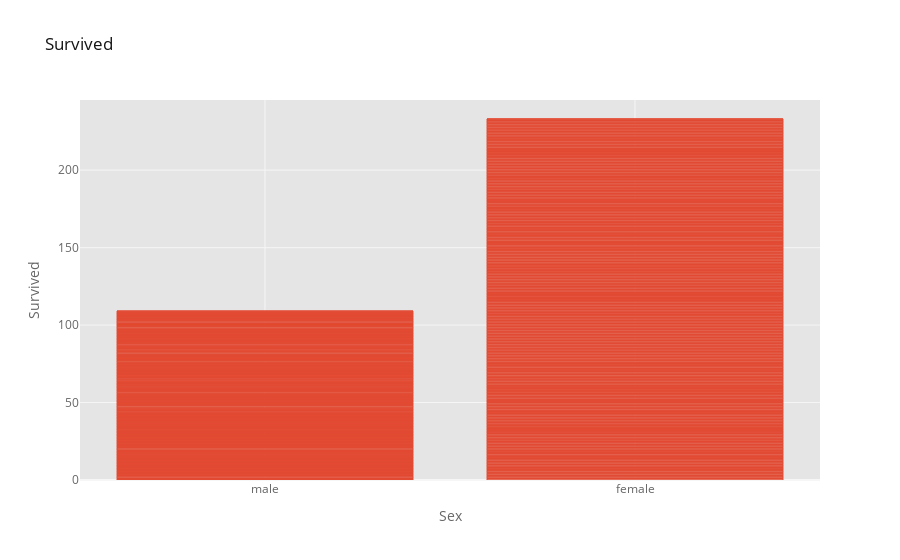

Write notebook code for a chart like this one.
### Code cell
titanic.iplot(kind = 'bar', x = 'sex', y = 'survived', title = 'Survived', xTitle = 'Sex', yTitle = 'Survived')

### Figure 1 — Plotly figure (JSON) as saved in the notebook; plotly's stock layout.template omitted (floating-point values rounded to 4 significant figures; data arrays with more than 128 entries replaced by an {"elided": "..."} marker saying what was removed)
{"data": [{"marker": {"color": "rgba(226, 74, 51, 0.6)", "line": {"color": "rgba(226, 74, 51, 1.0)", "width": 1}}, "name": "survived", "orientation": "v", "text": "", "type": "bar", "x": {"elided": "891 str values"}, "y": {"elided": "891 int values"}}], "layout": {"legend": {"bgcolor": "#FFFFFF", "font": {"color": "#666666"}}, "paper_bgcolor": "#FFFFFF", "plot_bgcolor": "#E5E5E5", "title": {"font": {"color": "#151516"}, "text": "Survived"}, "xaxis": {"gridcolor": "#F6F6F6", "showgrid": true, "tickfont": {"color": "#666666"}, "title": {"font": {"color": "#666666"}, "text": "Sex"}, "zerolinecolor": "#F6F6F6"}, "yaxis": {"gridcolor": "#F6F6F6", "showgrid": true, "tickfont": {"color": "#666666"}, "title": {"font": {"color": "#666666"}, "text": "Survived"}, "zerolinecolor": "#F6F6F6"}}}
